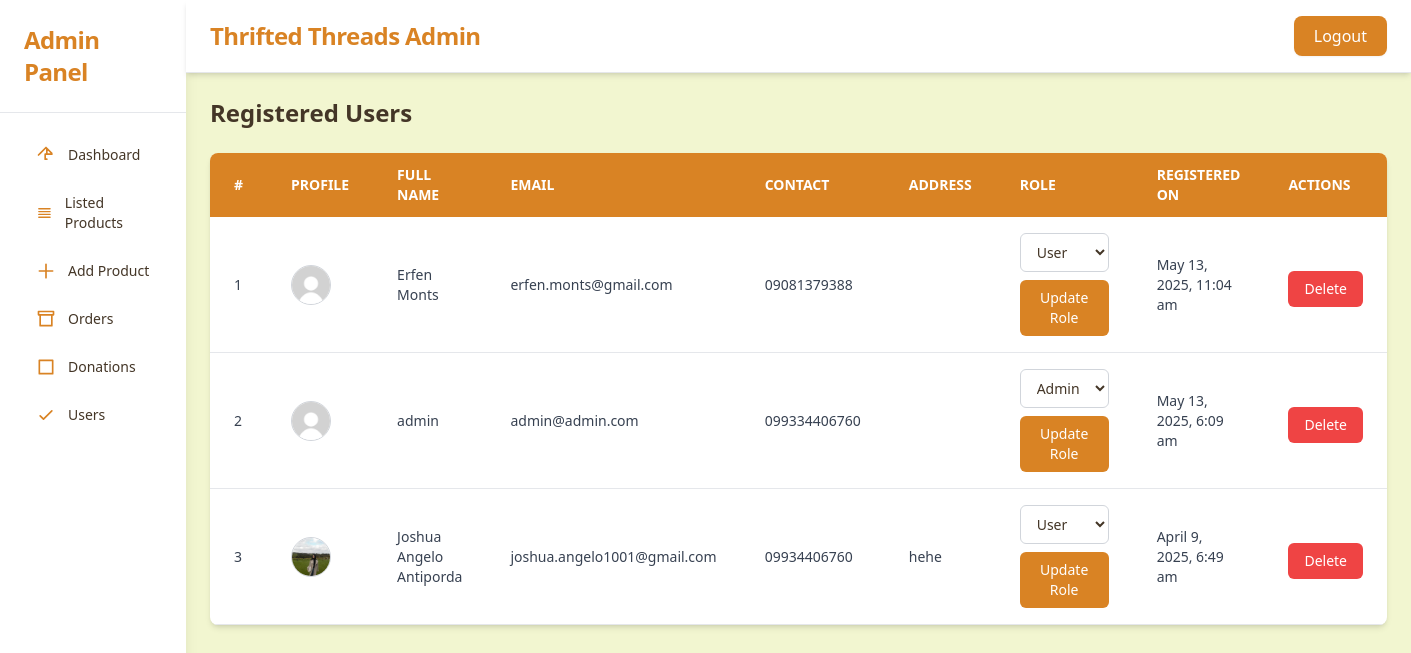
The page /admin/users.php (signed in) on the database its author committed.
### tables this page shows
CREATE TABLE `users` (
  `id` int(11) NOT NULL,
  `full_name` varchar(100) NOT NULL,
  `email` varchar(100) NOT NULL,
  `contact_number` varchar(20) DEFAULT NULL,
  `password` varchar(255) NOT NULL,
  `created_at` timestamp NOT NULL DEFAULT current_timestamp(),
  `address` text DEFAULT NULL,
  `profile_picture` varchar(255) DEFAULT 'images/profile/default_profile.jpg',
  `contact` varchar(20) DEFAULT NULL,
  `role` enum('admin','user') DEFAULT 'user',
  `remember_token` varchar(255) DEFAULT NULL
);

### admin/users.php (the view, shortened to what this page needs)
<?php
include 'db_conn.php';
$query = "SELECT * FROM users ORDER BY created_at DESC";
$result = mysqli_query($conn, $query);
?>
<!DOCTYPE html>
<html lang="en">
<head>
    <script src="https://cdn.tailwindcss.com"></script>
</head>
<body class="bg-[#F2F6D0] text-[#443627] min-h-screen font-sans">
<div class="flex min-h-screen">
  <aside class="w-64 bg-white shadow-lg hidden md:flex flex-col">
    <div class="p-6 border-b border-gray-200">
      <h2 class="text-2xl font-extrabold text-[#D98324] tracking-tight">Admin Panel</h2>
    </div>
    <nav class="flex flex-col gap-3 p-6 text-sm text-[#443627]">
      <a href="admin_dashboard.php" class="flex items-center gap-3 px-3 py-2 rounded-lg hover:bg-[#F2F6D0] hover:text-[#D98324] transition">
        <svg class="w-5 h-5 text-[#D98324]" fill="none" stroke="currentColor" stroke-width="2" viewBox="0 0 24 24"><path stroke-linecap="round" stroke-linejoin="round" d="M3 12l2-2m0 0l7-7 7 7M13 5v6h6m-6 0h-2v6h2"/></svg>
        Dashboard
      </a>
      <a href="listed_products.php" class="flex items-center gap-3 px-3 py-2 rounded-lg hover:bg-[#F2F6D0] hover:text-[#D98324] transition">
        <svg class="w-5 h-5 text-[#D98324]" fill="none" stroke="currentColor" stroke-width="2" viewBox="0 0 24 24"><path stroke-linecap="round" stroke-linejoin="round" d="M4 6h16M4 10h16M4 14h16M4 18h16"/></svg>
        Listed Products
      </a>
      <a href="add_product.php" class="flex items-center gap-3 px-3 py-2 rounded-lg hover:bg-[#F2F6D0] hover:text-[#D98324] transition">
        <svg class="w-5 h-5 text-[#D98324]" fill="none" stroke="currentColor" stroke-width="2" viewBox="0 0 24 24"><path stroke-linecap="round" stroke-linejoin="round" d="M12 4v16m8-8H4"/></svg>
        Add Product
      </a>
      <a href="orders.php" class="flex items-center gap-3 px-3 py-2 rounded-lg hover:bg-[#F2F6D0] hover:text-[#D98324] transition">
        <svg class="w-5 h-5 text-[#D98324]" fill="none" stroke="currentColor" stroke-width="2" viewBox="0 0 24 24"><path stroke-linecap="round" stroke-linejoin="round" d="M3 3h18v4H3zM5 7v13h14V7"/></svg>
        Orders
      </a>
      <a href="donations.php" class="flex items-center gap-3 px-3 py-2 rounded-lg hover:bg-[#F2F6D0] hover:text-[#D98324] transition">
        <svg class="w-5 h-5 text-[#D98324]" fill="none" stroke="currentColor" stroke-width="2" viewBox="0 0 24 24"><path stroke-linecap="round" stroke-linejoin="round" d="M4 4h16v16H4z"/></svg>
        Donations
      </a>
      <a href="users.php" class="flex items-center gap-3 px-3 py-2 rounded-lg hover:bg-[#F2F6D0] hover:text-[#D98324] transition">
        <svg class="w-5 h-5 text-[#D98324]" fill="none" stroke="currentColor" stroke-width="2" viewBox="0 0 24 24"><path stroke-linecap="round" stroke-linejoin="round" d="M5 13l4 4L19 7"/></svg>
        Users
      </a>
    </nav>
  </aside>
<div class="flex-1 flex flex-col">
  <header class="bg-white shadow-md px-6 py-4 border-b flex items-center justify-between">
    <h1 class="text-2xl font-bold text-[#D98324] tracking-tight">Thrifted Threads Admin</h1>
    <form method="POST">
      <button name="logout" class="bg-[#D98324] hover:bg-[#b86112] text-white font-medium px-5 py-2 rounded-lg transition-all duration-200 shadow-sm">Logout</button>
    </form>
  </header>
<main class="flex-1 p-6">
    <h2 class="text-2xl font-bold text-[#443627] mb-6">Registered Users</h2>
    <div class="overflow-x-auto bg-white shadow-md rounded-lg w-full">
        <table class="min-w-full table-auto text-sm text-left text-gray-700">
            <thead class="bg-[#D98324] text-white uppercase">
                <tr>
                    <th class="px-6 py-3">#</th>
                    <th class="px-6 py-3">Profile</th>
                    <th class="px-6 py-3">Full Name</th>
                    <th class="px-6 py-3">Email</th>
                    <th class="px-6 py-3">Contact</th>
                    <th class="px-6 py-3">Address</th>
                    <th class="px-6 py-3">Role</th>
                    <th class="px-6 py-3">Registered On</th>
                    <th class="px-6 py-3">Actions</th>
                </tr>
            </thead>
            <tbody>
                <?php if (mysqli_num_rows($result) > 0): ?>
                    <?php $i = 1; while ($row = mysqli_fetch_assoc($result)): ?>
                        <tr class="border-b hover:bg-[#f9f9f9]">
                            <td class="px-6 py-4"><?= $i++; ?></td>
                            <td class="px-6 py-4">
                                <img src="../<?= htmlspecialchars($row['profile_picture']); ?>" alt="Profile"
                                     class="w-10 h-10 rounded-full object-cover border border-gray-300">
                            </td>
                            <td class="px-6 py-4"><?= htmlspecialchars($row['full_name']); ?></td>
                            <td class="px-6 py-4"><?= htmlspecialchars($row['email']); ?></td>
                            <td class="px-6 py-4"><?= htmlspecialchars($row['contact_number'] ?? $row['contact']); ?></td>
                            <td class="px-6 py-4"><?= htmlspecialchars($row['address']); ?></td>
                            <td class="px-6 py-4">
                                <form method="POST" action="">
                                    <select name="role" class="bg-white border border-gray-300 text-[#443627] px-3 py-2 rounded-md">
                                        <option value="user" <?= $row['role'] == 'user' ? 'selected' : ''; ?>>User</option>
                                        <option value="admin" <?= $row['role'] == 'admin' ? 'selected' : ''; ?>>Admin</option>
                                    </select>
                                    <button type="submit" name="update_role" class="bg-[#D98324] hover:bg-[#b86112] text-white font-medium px-4 py-2 rounded-md mt-2">Update Role</button>
                                </form>
                            </td>
                            <td class="px-6 py-4"><?= date("F j, Y, g:i a", strtotime($row['created_at'])); ?></td>
                            <td class="px-6 py-4">
                                <form method="POST" action="" onsubmit="return confirmDelete();">
                                    <button type="submit" name="delete_user" class="bg-red-500 hover:bg-red-700 text-white font-medium px-4 py-2 rounded-md mt-2">Delete</button>
                                </form>
                            </td>
                        </tr>
                    <?php endwhile; ?>
                <?php else: ?>
                    <tr><td colspan="9" class="text-center px-6 py-4">No users found.</td></tr>
                <?php endif; ?>
            </tbody>
        </table>
    </div>
</main>
</div>
</div>
</body>
</html>

### rows shown on the page
users: profile_picture (placeholder picture), full_name "Erfen Monts", email "erfen.monts@gmail.com", contact "09081379388", role "User", created_at "May 13, 2025, 11:04 am"
users: profile_picture (placeholder picture), full_name "admin", email "admin@admin.com", contact "099334406760", role "Admin", created_at "May 13, 2025, 6:09 am"
users: profile_picture (picture), full_name "Joshua Angelo Antiporda", email "joshua.angelo1001@gmail.com", contact_number "09934406760", address "hehe", role "User", created_at "April 9, 2025, 6:49 am"
